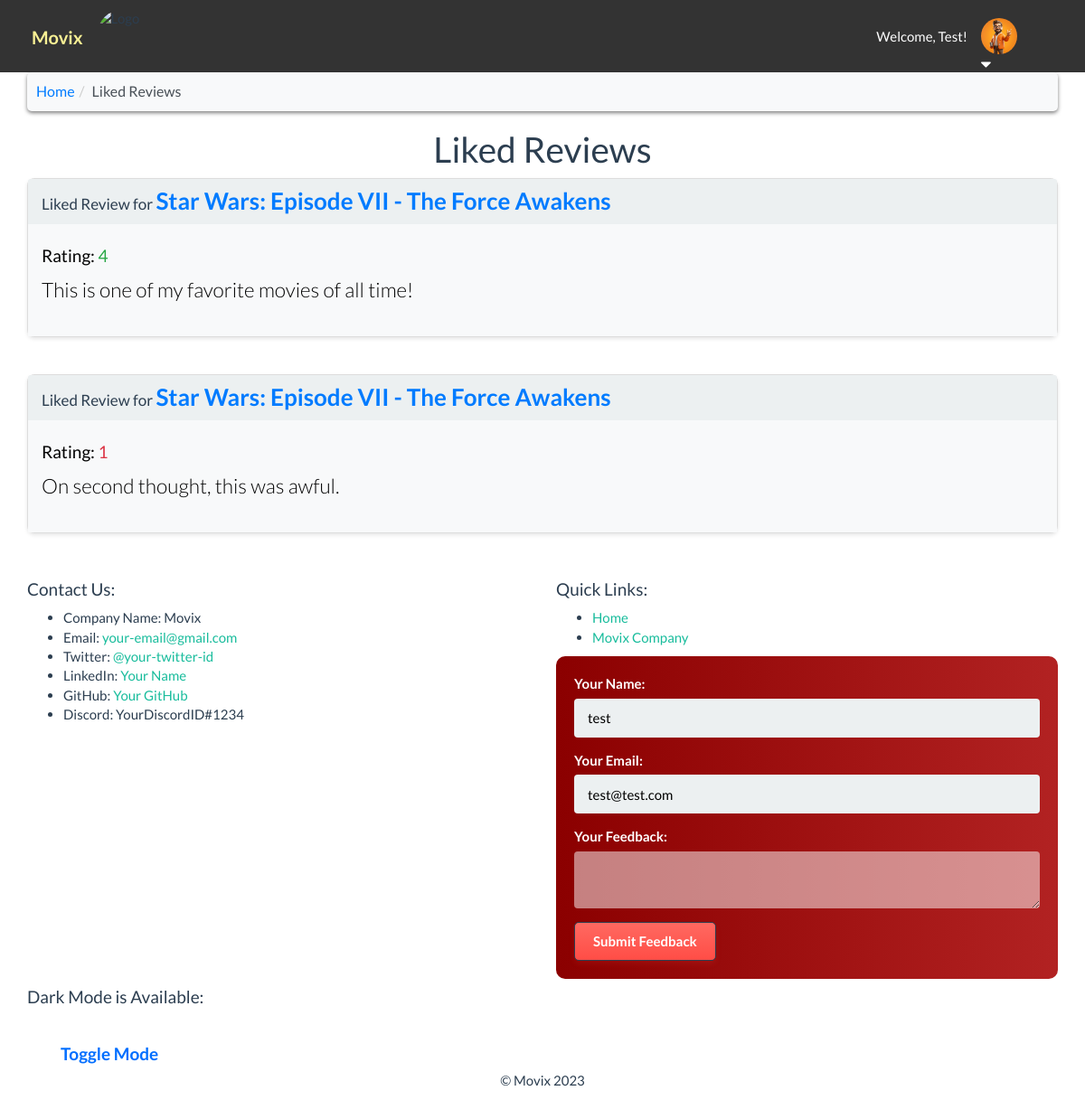
The app's page /liked_reviews.php (signed in) with its own data.
### tables this page shows
CREATE TABLE `reviews` (
  `review_id` int(11) unsigned NOT NULL AUTO_INCREMENT,
  `review_movie_id` int(11) unsigned NOT NULL,
  `review_user_id` int(11) unsigned NOT NULL,
  `review_rating` int(11) NOT NULL,
  `review_content` varchar(255) NOT NULL DEFAULT '',
  PRIMARY KEY (`review_id`),
  KEY `users_foreign_key` (`review_user_id`),
  KEY `movies_foreign_key` (`review_movie_id`),
  CONSTRAINT `movies_foreign_key` FOREIGN KEY (`review_movie_id`) REFERENCES `movies` (`movie_id`) ON DELETE CASCADE ON UPDATE CASCADE,
  CONSTRAINT `users_foreign_key` FOREIGN KEY (`review_user_id`) REFERENCES `users` (`user_id`) ON DELETE CASCADE ON UPDATE CASCADE
);

CREATE TABLE `movies` (
  `movie_id` int(11) unsigned NOT NULL AUTO_INCREMENT,
  `movie_name` varchar(255) NOT NULL DEFAULT '',
  `movie_year` int(4) NOT NULL,
  `movie_rating` varchar(10) NOT NULL DEFAULT '',
  `movie_bio` varchar(255) DEFAULT NULL,
  `movie_img` varchar(200) NOT NULL,
  PRIMARY KEY (`movie_id`)
);

### liked_reviews.php (the view, shortened to what this page needs)
<?php
require_once('includes/header.php');
require_once('includes/database.php');
$user_id = $_SESSION['id'];
$liked_reviews_query = "SELECT reviews.*, movies.movie_name
                       FROM liked_reviews
                       JOIN reviews ON liked_reviews.like_review_id = reviews.review_id
                       JOIN movies ON reviews.review_movie_id = movies.movie_id
                       WHERE liked_reviews.like_user_id = $user_id";
$liked_reviews_result = $conn->query($liked_reviews_query);
?>
<div class="container wrapper">
    <ul class="breadcrumb">
        <li><a href="index.php">Home</a></li>
        <li class="active">Liked Reviews</li>
    </ul>
    <h1 class="text-center">Liked Reviews</h1>
    <?php
    while ($liked_review_row = $liked_reviews_result->fetch_assoc()):
        ?>
        <div class="row movie-list">
            <div class="col-xs-12">
                <div class="panel panel-default">
                    <div class="panel-heading">
                        <h3 class="panel-title">
                            Liked Review for <a href="moviedetails.php?id=<?= $liked_review_row['review_movie_id'] ?>">
                                <?= $liked_review_row['movie_name'] ?>
                            </a>
                        </h3>
                    </div>
                    <div class="panel-body">
                        <h4>
                            Rating:
                            <span class="<?php
                            if ($liked_review_row['review_rating'] >= 4) {
                                echo 'text-success';
                            } elseif ($liked_review_row['review_rating'] < 2) {
                                echo 'text-danger';
                            }
                            ?>">
                                <?= $liked_review_row['review_rating'] ?>
                            </span>
                        </h4>
                        <p class="lead"><?= $liked_review_row['review_content'] ?></p>
                    </div>
                </div>
            </div>
        </div>
    <?php endwhile ?>
</div>
<?php
include('includes/footer.php');
?>

### liked_reviews.php (style rules this page uses)
.movie-list { margin-bottom: 20px; }
.panel-heading a { text-decoration: none; color: #007bff; font-weight: bold; transition: color 0.3s ease-in-out; }
.panel-body { padding: 15px; background-color: #f8f9fa; transition: background-color 0.3s ease-in-out; }
.panel { border: 1px solid #ddd; border-radius: 8px; box-shadow: 0 2px 4px rgba(0, 0, 0, 0.1); transition: box-shadow 0.3s ease-in-out; color: black; }
.text-success { color: #28a745; }
.text-danger { color: #dc3545; }
.breadcrumb { background-color: #f8f9fa; padding: 10px; border-radius: 5px; margin-top: 20px; display: flex; align-items: center; box-shadow: 0 2px 4px rgba(0, 0, 0, 0.5); }
.breadcrumb li { list-style: none; display: inline; font-size: 16px; }
.breadcrumb a { text-decoration: none; color: #007bff; transition: color 0.3s ease-in-out; }
.breadcrumb .active { color: #495057; }

### records on screen
reviews: review_movie.movie_name "Star Wars: Episode VII - The Force Awakens", review_rating "4", review_content "This is one of my favorite movies of all time!"
reviews: review_movie.movie_name "Star Wars: Episode VII - The Force Awakens", review_rating "1", review_content "On second thought, this was awful."
